Frame 1 (no input): blank canvas, image omitted
Frame 60 (the mouse pressed at the canvas centre just before this capture): blank canvas, image omitted
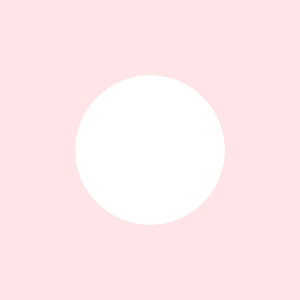
Frame 120 (the mouse held since frame 60 and released just before this capture)

The Processing sketch whose frames 1 and 60 were blank and that drew this single picture after the mouse press (run headless with seeded random() and noise(); from frame 60 on, the mouse is pressed at the canvas centre):

// Processing sketch: processing_74978
// ── processing_74978.pde

void setup (){
  size (300, 300);
 
}

void draw (){
  background (255, 229, 231);
  noStroke ();
  fill (240, 197, 189);
  ellipse (height/2, width/2, mouseX, mouseY);
  
  fill(255);
  ellipse (height/2, width/2, mouseX, -150);
  
  fill (100, 63, 7);
  ellipse (height/2, width/2, mouseX-mouseY, mouseY-150);
  
  
  }
